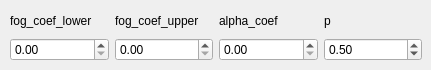
         <widget class="QWidget" name="tab_8">
          <attribute name="title">
           <string>RandomFog</string>
          </attribute>
          <widget class="QWidget" name="gridLayoutWidget_26">
           <property name="geometry">
            <rect>
             <x>10</x>
             <y>10</y>
             <width>412</width>
             <height>51</height>
            </rect>
           </property>
           <layout class="QGridLayout" name="gridLayout_29">
            <item row="1" column="3">
             <widget class="QDoubleSpinBox" name="sb_rf_p">
              <property name="maximum">
               <double>1.000000000000000</double>
              </property>
              <property name="singleStep">
               <double>0.100000000000000</double>
              </property>
              <property name="value">
               <double>0.500000000000000</double>
              </property>
             </widget>
            </item>
            <item row="1" column="0">
             <layout class="QHBoxLayout" name="horizontalLayout_39">
              <item>
               <widget class="QDoubleSpinBox" name="sb_rf_fcl">
                <property name="maximum">
                 <double>1.000000000000000</double>
                </property>
                <property name="singleStep">
                 <double>0.100000000000000</double>
                </property>
               </widget>
              </item>
             </layout>
            </item>
            <item row="0" column="3">
             <widget class="QLabel" name="label_98">
              <property name="text">
               <string>p</string>
              </property>
             </widget>
            </item>
            <item row="0" column="0">
             <widget class="QLabel" name="label_99">
              <property name="text">
               <string>fog_coef_lower</string>
              </property>
             </widget>
            </item>
            <item row="1" column="1">
             <layout class="QHBoxLayout" name="horizontalLayout_40">
              <item>
               <widget class="QDoubleSpinBox" name="sb_rf_fcu">
                <property name="maximum">
                 <double>1.000000000000000</double>
                </property>
                <property name="singleStep">
                 <double>0.100000000000000</double>
                </property>
               </widget>
              </item>
             </layout>
            </item>
            <item row="0" column="1">
             <widget class="QLabel" name="label_100">
              <property name="text">
               <string>fog_coef_upper</string>
              </property>
             </widget>
            </item>
            <item row="0" column="2">
             <widget class="QLabel" name="label_101">
              <property name="text">
               <string>alpha_coef</string>
              </property>
             </widget>
            </item>
            <item row="1" column="2">
             <widget class="QDoubleSpinBox" name="sb_rf_ac">
              <property name="maximum">
               <double>1.000000000000000</double>
              </property>
              <property name="singleStep">
               <double>0.100000000000000</double>
              </property>
             </widget>
            </item>
           </layout>
          </widget>
         </widget>
